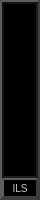
<?xml version="1.0" encoding="UTF-8"?>
<ui version="4.0">
 <class>DialogAltitude</class>
 <widget class="QDialog" name="DialogAltitude">
  <property name="geometry">
   <rect>
    <x>0</x>
    <y>0</y>
    <width>40</width>
    <height>200</height>
   </rect>
  </property>
  <property name="windowTitle">
   <string>Dialog</string>
  </property>
  <property name="styleSheet">
   <string notr="true">QDialog
{
	background-color: #000000;
}

QFrame#frameDialog
{
	background-color: #000000;
	border-style: outset;
	border-width: 2px;
	border-color: #3e3e3e;
}

QPushButton:enabled
{
	color: #c8c8c8;
	font: 10px;
	background-color: #000000;
	border-style: outset;
	border-width: 2px;
	border-color: #3e3e3e;
}

QPushButton:disabled
{
	color: #464646;
	font: 10px;
	background-color: #000000;
	border-style: outset;
	border-width: 2px;
	border-color: #3e3e3e;
}

QPushButton::hover
{
	background-color: #2d2d2d;
}

QPushButton::pressed
{
	background-color: #3c3c3c;
}

QLabel
{
	color: #c8c8c8;
}</string>
  </property>
  <widget class="QFrame" name="frameDialog">
   <property name="geometry">
    <rect>
     <x>0</x>
     <y>0</y>
     <width>40</width>
     <height>200</height>
    </rect>
   </property>
   <property name="frameShape">
    <enum>QFrame::StyledPanel</enum>
   </property>
   <property name="frameShadow">
    <enum>QFrame::Raised</enum>
   </property>
   <widget class="QListView" name="listView">
    <property name="geometry">
     <rect>
      <x>2</x>
      <y>2</y>
      <width>36</width>
      <height>176</height>
     </rect>
    </property>
    <property name="styleSheet">
     <string notr="true">QListView
{;
	color: #c8c8c8;;
	background-color: #000000;
	border-style: inset;
	border-width: 2px;
	border-color: #141414;
	font: 11px;
	outline: none;
}

QListView::item:hover
{
    background-color: #4b4b4b;
}

QListView::item:selected
{

}

QListView::item:selected:active
{

}

QListView::item:alternate
{

}

QListView::item:focus
{
	outline: none;
}


QScrollBar:vertical
{
	background: #000000;
	width: 2px;
	border: none;
	margin: 0px 0px 0px 0px;
}

QScrollBar::handle:vertical {
    background: #323232;
}

QScrollBar::add-page:vertical
{
	background: #000000;
	border: none;
}

QScrollBar::sub-page:vertical
{
	background: #000000;
	border: none;
}</string>
    </property>
   </widget>
   <widget class="QPushButton" name="buttonILS">
    <property name="geometry">
     <rect>
      <x>2</x>
      <y>178</y>
      <width>36</width>
      <height>20</height>
     </rect>
    </property>
    <property name="font">
     <font>
      <pointsize>-1</pointsize>
      <weight>50</weight>
      <italic>false</italic>
      <bold>false</bold>
     </font>
    </property>
    <property name="text">
     <string>ILS</string>
    </property>
   </widget>
  </widget>
 </widget>
 <resources/>
 <connections/>
</ui>
